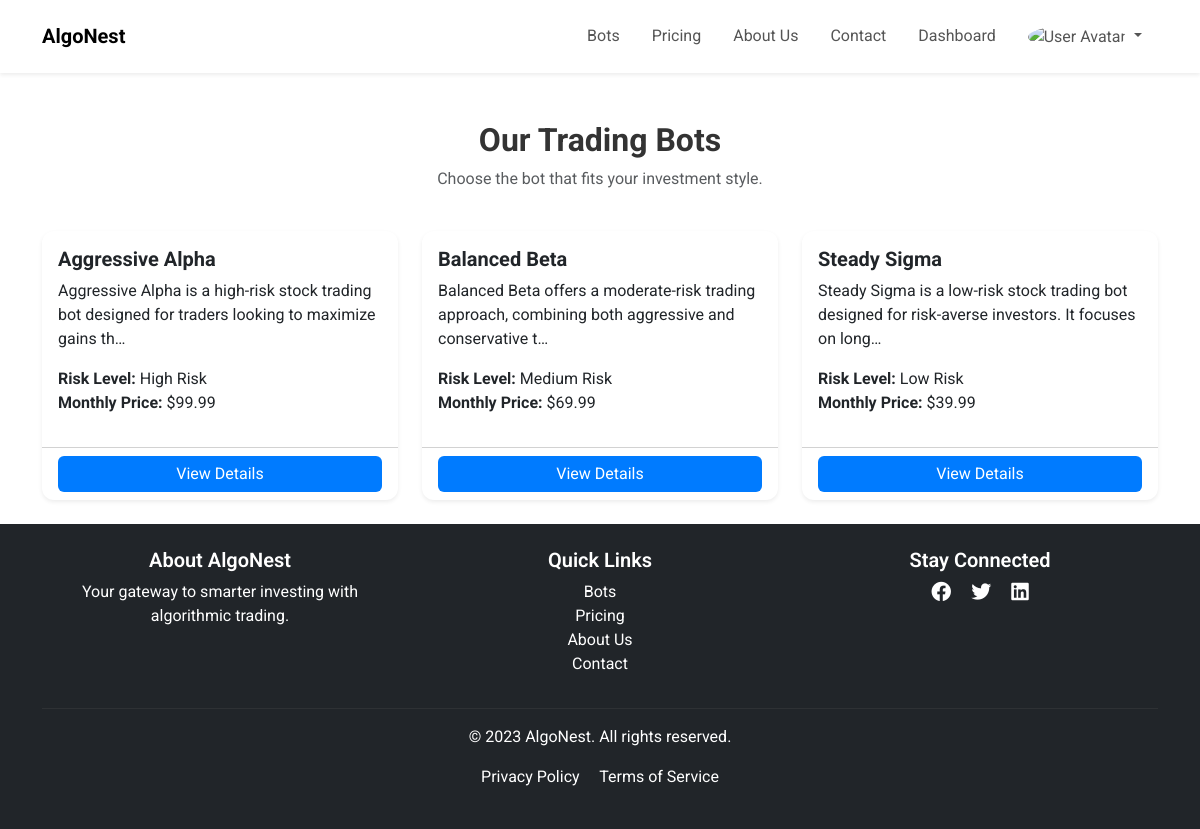
Screenshot of /bots/ (signed in) with the database file from the repository.
### main/models.py (models this page shows, shortened)
class Bot(models.Model):
    name = models.CharField(max_length=100)
    description = models.TextField()
    monthly_price = models.DecimalField(max_digits=6, decimal_places=2)
    performance_data = models.JSONField(default=list)  # Store historical performance as a JSON field
    risk_level = models.CharField(max_length=20, choices=[
        ('Low Risk', 'Low Risk'),
        ('Medium Risk', 'Medium Risk'),
        ('High Risk', 'High Risk'),
    ],
    default='Medium Risk')
    greek_values = models.JSONField(default=list)  # List of dicts, import JSONField from models
    sample_trades = models.JSONField(default=list)  # List of dicts, import JSONField from models

### main/views.py (the view)
# urls.py: path('bots/', views.bots_list, name='bots_list'),
def bots_list(request):
    bots = Bot.objects.all()
    return render(request, 'bots_list.html', {'bots': bots})

### templates/bots_list.html (shortened to what this page needs)
{% extends 'base.html' %}
{% load static %}
{% block content %}
<div class="container mt-5">
    <div class="row mb-4">
        <div class="col text-center">
            <h2>Our Trading Bots</h2>
            <p class="text-muted">Choose the bot that fits your investment style.</p>
        </div>
    </div>
    <div class="row" id="botsContainer">
        {% for bot in bots %}
        <div class="col-md-4 mb-4 bot-card" data-risk="{{ bot.risk_level }}">
            <div class="card h-100 shadow-sm">
                <div class="card-body">
                    <h5 class="card-title">{{ bot.name }}</h5>
                    <p class="card-text">{{ bot.description|truncatechars:100 }}</p>
                    <ul class="list-unstyled">
                        <li><strong>Risk Level:</strong> {{ bot.risk_level }}</li>
                        <li><strong>Monthly Price:</strong> ${{ bot.monthly_price }}</li>
                    </ul>
                </div>
                <div class="card-footer bg-transparent">
                    <a href="{% url 'bot_detail' bot.id %}" class="btn btn-primary w-100">View Details</a>
                </div>
            </div>
        </div>
        {% empty %}
        <p>No bots available at the moment.</p>
        {% endfor %}
    </div>
</div>
{% endblock %}

### templates/base.html (shortened to what this page needs)
{% load static %}
<!DOCTYPE html>
<html lang="en">
<head>
    <link href="https://cdn.jsdelivr.net/npm/bootstrap@5.3.0/dist/css/bootstrap.min.css" rel="stylesheet">
    <link rel="stylesheet" href="{% static 'css/styles.css' %}">
    <link rel="stylesheet" href="https://cdnjs.cloudflare.com/ajax/libs/font-awesome/6.4.0/css/all.min.css" />
</head>
<body>
    <nav class="navbar navbar-expand-lg navbar-light bg-white py-3 shadow-sm">
        <div class="container">
            <a class="navbar-brand fw-bold" href="{% url 'landing_page' %}">AlgoNest</a>
            <div class="collapse navbar-collapse justify-content-end" id="navbarNav">
                <ul class="navbar-nav align-items-center">
                    <li class="nav-item">
                        <a class="nav-link px-3" href="{% url 'bots_list' %}">Bots</a>
                    </li>
                    <li class="nav-item">
                        <a class="nav-link px-3" href="{% url 'pricing' %}">Pricing</a>
                    </li>
                    <li class="nav-item">
                        <a class="nav-link px-3" href="{% url 'about' %}">About Us</a>
                    </li>
                    <li class="nav-item">
                        <a class="nav-link px-3" href="{% url 'contact' %}">Contact</a>
                    </li>
                    {% if user.is_authenticated %}
                    <li class="nav-item">
                        <a class="nav-link px-3" href="{% url 'user_dashboard' %}">Dashboard</a>
                    </li>
                    <li class="nav-item dropdown">
                        <a class="nav-link dropdown-toggle px-3" href="#" id="userDropdown" role="button" data-bs-toggle="dropdown">
                            <img src="{% static 'images/user-avatar.png' %}" alt="User Avatar" class="rounded-circle" width="30">
                        </a>
                    </li>
                    {% endif %}
                </ul>
            </div>
        </div>
    </nav>
    <main class="flex-shrink-0">
        {% block content %}
        {% endblock %}
    </main>
    <footer class="footer bg-dark text-white text-center py-4 mt-auto">
        <div class="container">
            <div class="row">
                <div class="col-md-4 mb-3 mb-md-0">
                    <h5>About AlgoNest</h5>
                    <p>Your gateway to smarter investing with algorithmic trading.</p>
                </div>
                <div class="col-md-4 mb-3 mb-md-0">
                    <h5>Quick Links</h5>
                    <ul class="list-unstyled">
                        <li><a href="{% url 'bots_list' %}" class="text-white">Bots</a></li>
                        <li><a href="{% url 'pricing' %}" class="text-white">Pricing</a></li>
                        <li><a href="{% url 'about' %}" class="text-white">About Us</a></li>
                        <li><a href="{% url 'contact' %}" class="text-white">Contact</a></li>
                    </ul>
                </div>
                <div class="col-md-4">
                    <h5>Stay Connected</h5>
                    <a href="#" class="text-white me-3"><i class="fab fa-facebook fa-lg"></i></a>
                    <a href="#" class="text-white me-3"><i class="fab fa-twitter fa-lg"></i></a>
                    <a href="#" class="text-white"><i class="fab fa-linkedin fa-lg"></i></a>
                </div>
            </div>
            <hr class="my-3">
            <p>&copy; 2023 AlgoNest. All rights reserved.</p>
            <p>
                <a href="{% url 'privacy_policy' %}" class="text-white me-3">Privacy Policy</a>
                <a href="{% url 'terms_of_service' %}" class="text-white">Terms of Service</a>
            </p>
        </div>
    </footer>
</body>
</html>

### static/css/styles.css (style rules this page uses)
body { font-family: 'Roboto', sans-serif; color: #333; display: flex; flex-direction: column; min-height: 100vh; }
h1, h2, h3, h4, h5, h6 { font-weight: 700; }
a { text-decoration: none; }
.navbar { background-color: #ffffff; }
.nav-link { color: #555 !important; transition: color 0.3s; }
.btn-primary { background-color: #007bff; border: none; transition: background-color 0.3s; }
.footer { background-color: #343a40; color: #ccc; margin-top: auto; }
.footer h5 { font-weight: 600; }
.footer a { color: #ccc; transition: color 0.3s; }
.footer hr { border-top: 1px solid #555; }
.card { border: none; border-radius: 0.75rem; transition: transform 0.3s, box-shadow 0.3s; }

### rows the page displays
Bot: name "Aggressive Alpha", description "Aggressive Alpha is a high-risk stock trading bot designed for traders looking to maximize gains th…", risk_level "High Risk", monthly_price "99.99"
Bot: name "Balanced Beta", description "Balanced Beta offers a moderate-risk trading approach, combining both aggressive and conservative t…", risk_level "Medium Risk", monthly_price "69.99"
Bot: name "Steady Sigma", description "Steady Sigma is a low-risk stock trading bot designed for risk-averse investors. It focuses on long…", risk_level "Low Risk", monthly_price "39.99"
